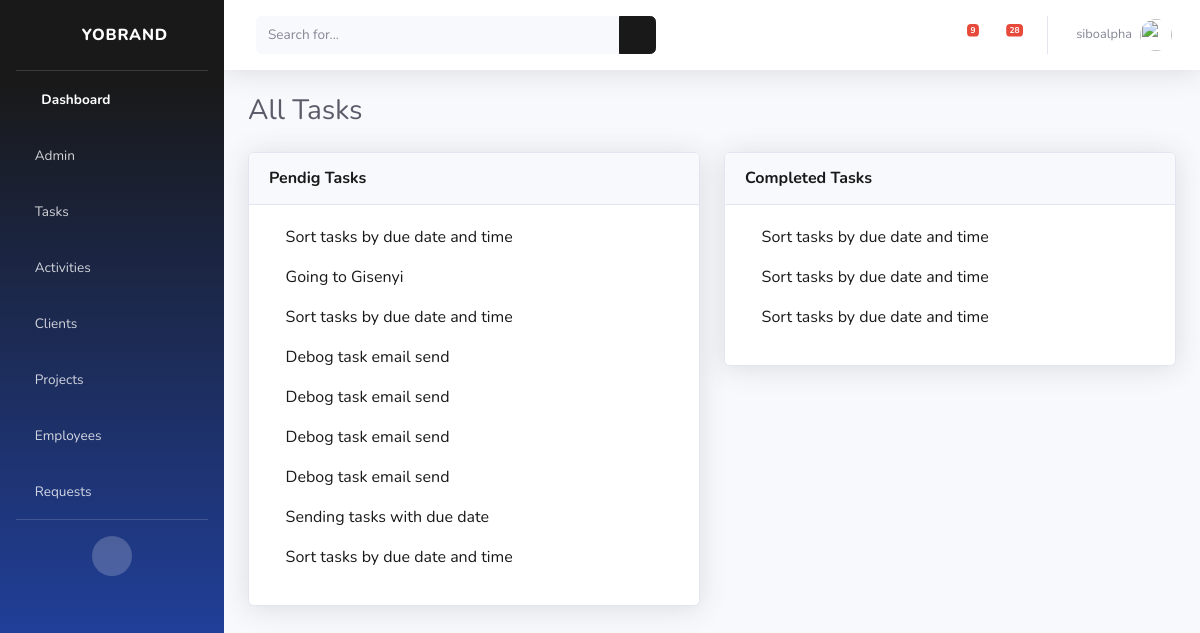
Before: /tasks/ (signed in) with the older database file.
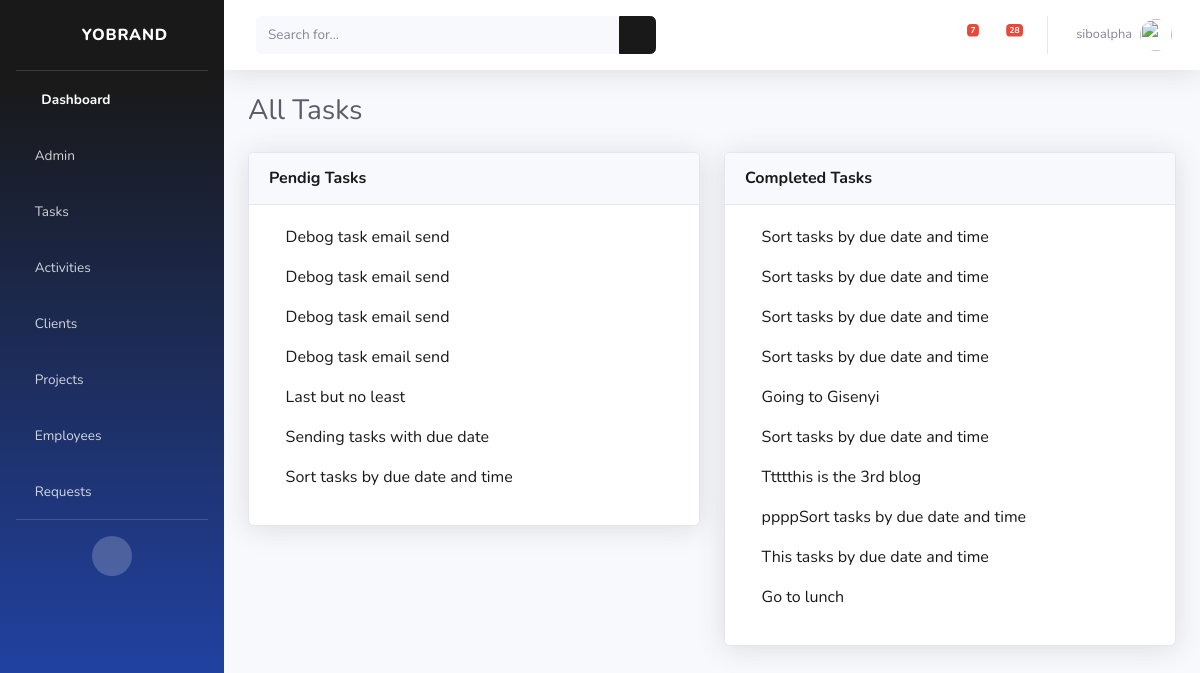
After: the same page with the newer database file.
### cms/models.py (models this page shows, shortened)
class Task(models.Model):
    title = models.CharField(max_length=40, null=True)
    description = models.TextField(max_length=200, null=True)
    employee = models.ForeignKey(User, on_delete=models.SET_NULL, null=True, related_name='employee+')
    author = models.ForeignKey(User, on_delete=models.SET_NULL, null=True, related_name='autho+')
    project = models.ForeignKey(Project, on_delete=models.SET_NULL ,null=True)
    complete = models.BooleanField(default=False)
    due_date = models.DateField(auto_now_add=False, null=True)
    due_time = models.TimeField(auto_now_add=False, null=True)

### cms/views.py (the view)
# urls.py: path('tasks/', views.tasks, name="tasks"),
@login_required(login_url='login')
def tasks(request):
    tasks = Task.objects.filter(employee=request.user).order_by('due_date', 'due_time')
    tasks_notification = Task.objects.filter(employee=request.user, complete = False).count()
    requests = EmployeeRequest.objects.filter(to_user=request.user, is_resolved=False)
    requests_notification = requests.count
    context = {'tasks': tasks, 'tasks_notification': tasks_notification, 'requests': requests, 'requests_notification': requests_notification}
    return render(request, 'cms/tasks.html', context)

### cms/models.py (called while the page is built)
    def shortrequest(self):
        return self.description[0:50]+"..."

### cms/templates/cms/tasks.html
{% extends 'cms/base.html' %}
{% block content %}
<div class="container-fluid">
    <div class="d-sm-flex align-items-center justify-content-between mb-4">
        <h1 class="h3 mb-0 text-gray-800">All Tasks</h1>
    </div>
    <div class="row">
        <div class="col-lg-6">
            <div class="card shadow mb-4">
                <div class="card-header py-3 d-flex flex-row align-items-center justify-content-between">
                    <h6 class="m-0 font-weight-bold text-primary"> Pendig Tasks</h6>
                </div>
                <div class="card-body">
                    {% for task in tasks %}
                    {% if task.complete == False %}
                    <a href="{% url 'task' task.id %}">
                        <p><span><i class="far fa-dot-circle" style='color:red'></i><span> </span>{{task.title}}</p>
                    </a>
                    {% endif %}
                    {% endfor %}
                </div>
            </div>
        </div>
        <div class="col-lg-6">
            <div class="card shadow mb-4">
                <div class="card-header py-3 d-flex flex-row align-items-center justify-content-between">
                    <h6 class="m-0 font-weight-bold text-primary"> Completed Tasks</h6>
                </div>
                <div class="card-body">
                    {% for task in tasks %}
                    {% if task.complete %}
                    <a href="{% url 'task' task.id %}">
                        <p><span><i class="far fa-check-circle" style='color:green'></i><span> </span>{{task.title}}</p>
                    </a>
                    {% endif %}
                    {% endfor %}
                </div>
            </div>
        </div>
    </div>
</div>
{% endblock %}

### cms/templates/cms/base.html (shortened to what the changed rows need)
<!DOCTYPE html>
{% load static %}
<html lang="en">
<head>
    <link href="{% static 'vendor/fontawesome-free/css/all.min.css' %}" rel="stylesheet" type="text/css">
    <link href="{% static 'css/sb-admin-2.min.css' %}" rel="stylesheet">
</head>
<body id="page-top">
    <div id="wrapper">
        <div id="content-wrapper" class="d-flex flex-column">
            <div id="content">
                <nav class="navbar navbar-expand navbar-light bg-white topbar mb-4 static-top shadow">
                    <ul class="navbar-nav ml-auto">
                        <li class="nav-item dropdown no-arrow mx-1">
                            <a class="nav-link dropdown-toggle" href="#" id="alertsDropdown" role="button"
                                data-toggle="dropdown" aria-haspopup="true" aria-expanded="false">
                                <i class="fas fa-bell fa-fw"></i>
                                {% if tasks_notification %}
                                <span class="badge badge-danger badge-counter">{{tasks_notification}}</span>
                                {% endif %}
                            </a>
                        </li>
                    </ul>
                </nav>
                {% block content%}
                {% endblock %}
</body>
</html>

Changed rows visible on the page:
added Task: title "Last but no least", shown under "Pendig Tasks"
changed Task (number 11 of 17 on the later page): moves from the list under "Pendig Tasks" to the list under "Completed Tasks"
changed Task "Going to Gisenyi": moves from the list under "Pendig Tasks" to the list under "Completed Tasks"
changed Task (number 13 of 17 on the later page): moves from the list under "Pendig Tasks" to the list under "Completed Tasks"
added Task: title "Ttttthis is the 3rd blog", shown under "Completed Tasks"
added Task: title "ppppSort tasks by due date and time", shown under "Completed Tasks"
added Task: title "This tasks by due date and time", shown under "Completed Tasks"
added Task: title "Go to lunch", shown under "Completed Tasks"
Other visible differences:
{{ tasks_notification }}: "9" → "7"
